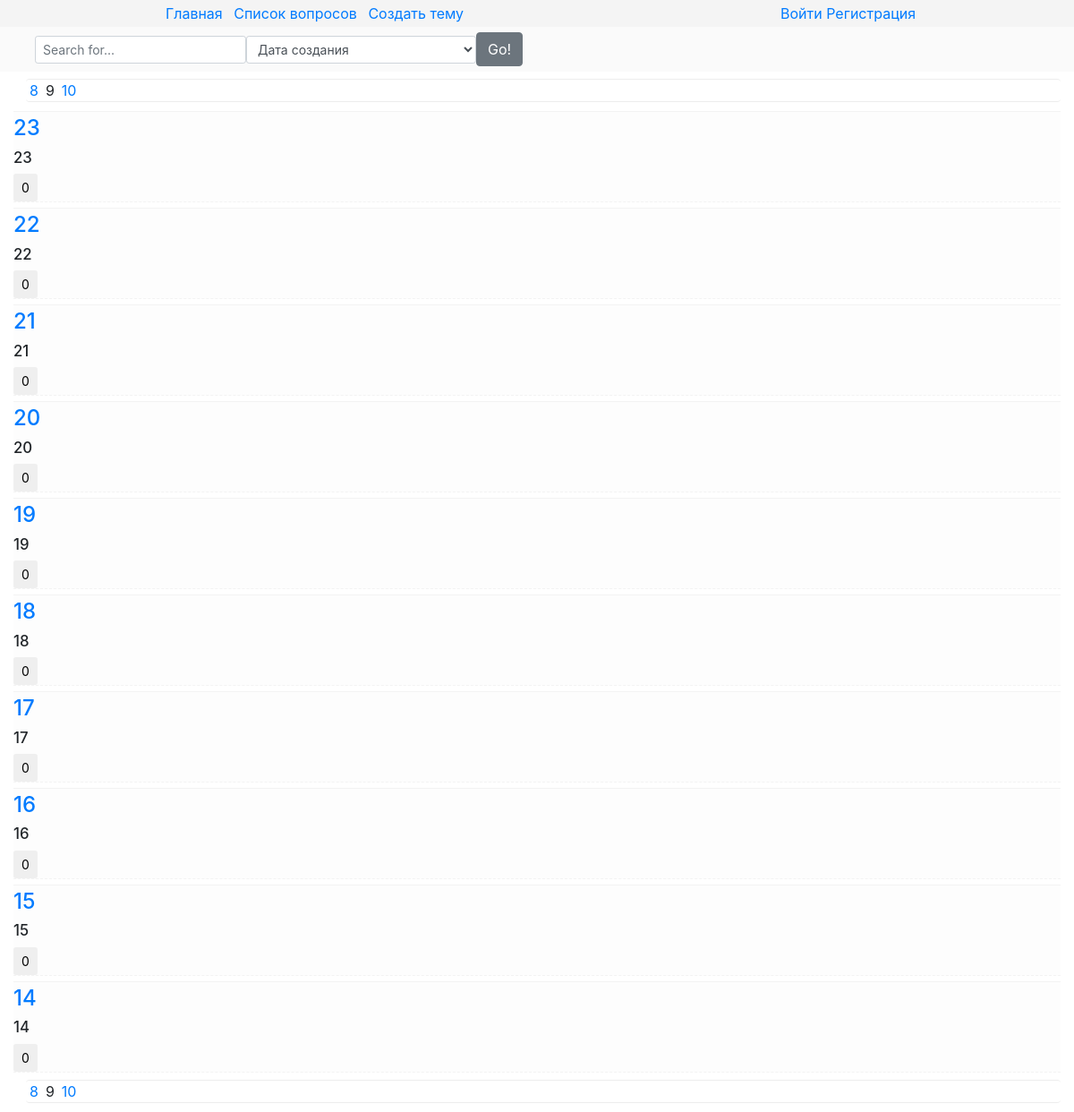
The page /list/9 on the database its author committed.
### core/models.py (models this page shows, shortened)
class Topic(models.Model):
    title = models.CharField(max_length=40)
    description = models.TextField()
    author = models.ForeignKey(settings.AUTH_USER_MODEL, related_name="topics", on_delete=PROTECT)
    pub_date = models.DateTimeField(auto_now_add=True)
    update_date = models.DateTimeField(auto_now=True)
    comments = GenericRelation(Comment, related_query_name="topic", content_type_field="model_type")
    likes = GenericRelation(Like, related_query_name="topic", content_type_field="model_type")
    class Meta:
        ordering = ("-pub_date","title")

### core/views.py (the view)
# urls.py: url(r"^list/(?P<page>\d+)",views.TopicsListView.as_view(), name="list")
class TopicsListView(ListView):
    model = Topic
    template_name = "core/list.html"
    paginate_by = 10    # Пагинация по 10 элементов на страницу.
    paginate_orphans = 3    # Минимум 3 элемента на последней странице.
    def dispatch(self, request, *args, **kwargs):
        self.form = IndexPageForm(request.GET)
        self.form.is_valid()
        return super(TopicsListView, self).dispatch(request, *args, **kwargs)
    def get_queryset(self):
        def search_by(queryset_input, search_field_input):
            if search_field_input:
                queryset_input = queryset_input.filter(Q(title__icontains=search_field_input) | Q(description__icontains=search_field_input))
            return queryset_input
        def sort_by(queryset_input, sort_field_input):
            if sort_field_input == "-pub_date":
                queryset_input = queryset_input.order_by("-pub_date")
            if sort_field_input == "pub_date":
                queryset_input = queryset_input.order_by("pub_date")
            elif sort_field_input == "comments_count":
                queryset_input = queryset_input.annotate(comments_count=models.Count("comments")).order_by("-comments_count")
            elif sort_field_input == "likes_count":
                queryset_input = queryset_input.annotate(likes_count=models.Count("likes")).order_by("-likes_count")
            return queryset_input
        self.queryset = super(TopicsListView, self).get_queryset()
        sort_field = self.form.cleaned_data.get("sort_field","-pub_date")
        search_field = self.form.cleaned_data.get("search_field",None)
        self.queryset = search_by(self.queryset, search_field)
        self.queryset = sort_by(self.queryset, sort_field)
        return self.queryset
    def get_context_data(self, **kwargs):
        context = super(TopicsListView, self).get_context_data(**kwargs)
        context["form"] = self.form
        return context

### core/forms.py
class IndexPageForm(forms.Form):
    search_field = forms.CharField(required=False)
    sort_field = forms.ChoiceField(choices=(("-pub_date", "Дата создания"), ("pub_date", "Дата создания, сначала старые"), ("likes_count", "Рейтинг"), ("comments_count", "Количество комментариев")),required=False)

### core/templates/core/list.html (shortened to what this page needs)
{% extends "core/patterns/parents/main.html" %}
{% load static %}
{% block extra_head %}
    <link href="{% static "core/list.css" %}" type="text/css" rel="stylesheet">
{% endblock %}
{% block header %}{% include "core/patterns/includes/header_with_field.html" %}{% endblock %}
{% block content %}
    {% include "core/patterns/includes/pagination_block.html" %}
    {% for object in object_list %}
        <div class="object">
            <h4><a href="{% url "core:detail" object.id %}" id="{{ object.id }}"><div class="topic"> {{ object.title }} </div></a></h4>
            <h5>{{ object.description }}</h5>
            {% include "core/patterns/includes/like_from/like_form_for_topic.html" %}
        </div>
    {% endfor %}
    {% include "core/patterns/includes/pagination_block.html" %}
{% endblock %}

### core/templates/core/patterns/includes/like_from/like_form.html (shortened to what this page needs)
<div class="like_form {% block extra_class %}{% endblock %}">
    <input type="submit" class="btn btn-sm btn-default" value="{% block number_of_likes %}{{ object.likes.count }}{% endblock %}">
</div>

### core/static/core/main.css (style rules this page uses)
.sort_field { width:10px; }
h5 { font-size: 1.05rem; }

### core/static/core/list.css (style rules this page uses)
.object { background-color: #fdfdfd; margin-top:6px; border-top:1px solid #f3f3f3; border-bottom:1px dashed #f3f3f3; padding-top: 4px; }

### rows shown on the page
Topic: title "23", description "23", likes.count "0"
Topic: title "22", description "22", likes.count "0"
Topic: title "21", description "21", likes.count "0"
Topic: title "20", description "20", likes.count "0"
Topic: title "19", description "19", likes.count "0"
Topic: title "18", description "18", likes.count "0"
Topic: title "17", description "17", likes.count "0"
Topic: title "16", description "16", likes.count "0"
Topic: title "15", description "15", likes.count "0"
Topic: title "14", description "14", likes.count "0"

### other values the page prints
{{ page_obj.previous_page_number }} "8 8"
{{ page_obj.number }} "9 9"
{{ page_obj.next_page_number }} "10 10"
